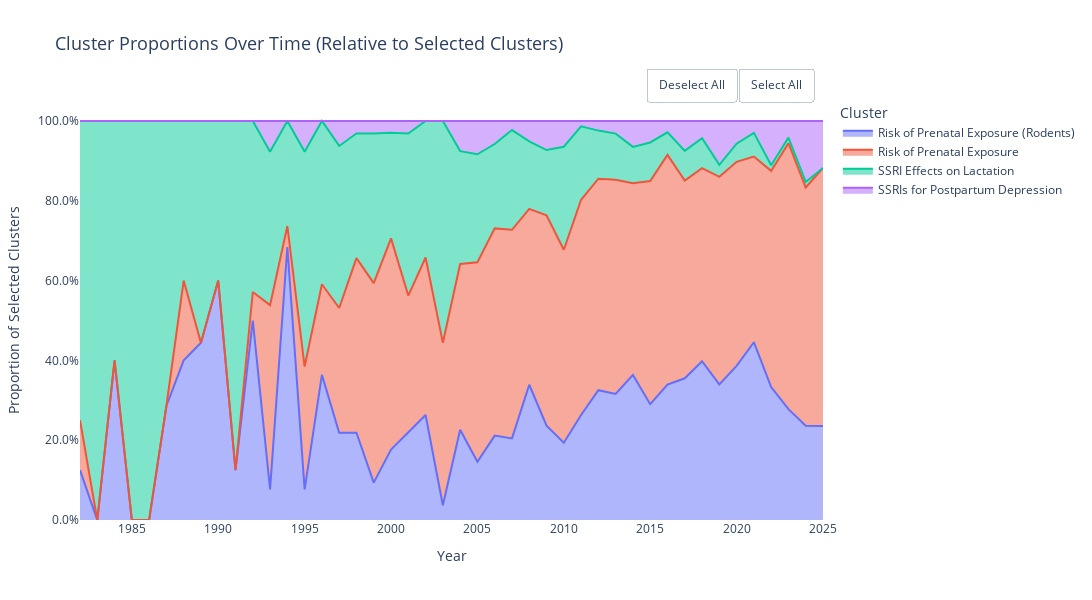

Notebook cell for this chart:
### Code cell
fig_perinatal_subset

### Figure 1 — Plotly figure (JSON) as saved in the notebook; plotly's stock layout.template omitted (floating-point values rounded to 4 significant figures)
{"data": [{"fillpattern": {"shape": ""}, "hovertemplate": "<b>%{fullData.name}</b><br>Year: %{x}<br>Proportion: %{y:.2%}<extra></extra>", "legendgroup": "Risk of Prenatal Exposure (Rodents)", "line": {"color": "#636EFA"}, "marker": {"symbol": "circle"}, "mode": "lines", "name": "Risk of Prenatal Exposure (Rodents)", "orientation": "v", "showlegend": true, "stackgroup": "1", "type": "scatter", "x": [1982, 1983, 1984, 1985, 1986, 1987, 1988, 1989, 1990, 1991, 1992, 1993, 1994, 1995, 1996, 1997, 1998, 1999, 2000, 2001, 2002, 2003, 2004, 2005, 2006, 2007, 2008, 2009, 2010, 2011, 2012, 2013, 2014, 2015, 2016, 2017, 2018, 2019, 2020, 2021, 2022, 2023, 2024, 2025], "xaxis": "x", "y": [0.125, 0.0, 0.4, 0.0, 0.0, 0.2857, 0.4, 0.4444, 0.6, 0.125, 0.5, 0.07692, 0.6842, 0.07692, 0.3636, 0.2188, 0.2188, 0.09375, 0.1765, 0.2188, 0.2632, 0.03704, 0.2264, 0.1458, 0.2115, 0.2045, 0.339, 0.2364, 0.1935, 0.2632, 0.3253, 0.3158, 0.3636, 0.2903, 0.3396, 0.3551, 0.3978, 0.34, 0.3864, 0.4455, 0.3333, 0.2778, 0.2361, 0.2353], "yaxis": "y"}, {"fillpattern": {"shape": ""}, "hovertemplate": "<b>%{fullData.name}</b><br>Year: %{x}<br>Proportion: %{y:.2%}<extra></extra>", "legendgroup": "Risk of Prenatal Exposure", "line": {"color": "#EF553B"}, "marker": {"symbol": "circle"}, "mode": "lines", "name": "Risk of Prenatal Exposure", "orientation": "v", "showlegend": true, "stackgroup": "1", "type": "scatter", "x": [1982, 1983, 1984, 1985, 1986, 1987, 1988, 1989, 1990, 1991, 1992, 1993, 1994, 1995, 1996, 1997, 1998, 1999, 2000, 2001, 2002, 2003, 2004, 2005, 2006, 2007, 2008, 2009, 2010, 2011, 2012, 2013, 2014, 2015, 2016, 2017, 2018, 2019, 2020, 2021, 2022, 2023, 2024, 2025], "xaxis": "x", "y": [0.125, 0.0, 0.0, 0.0, 0.0, 0.0, 0.2, 0.0, 0.0, 0.0, 0.07143, 0.4615, 0.05263, 0.3077, 0.2273, 0.3125, 0.4375, 0.5, 0.5294, 0.3438, 0.3947, 0.4074, 0.4151, 0.5, 0.5192, 0.5227, 0.4407, 0.5273, 0.4839, 0.5395, 0.5301, 0.5368, 0.4805, 0.5591, 0.5755, 0.4953, 0.4839, 0.52, 0.5114, 0.4653, 0.5417, 0.6667, 0.5972, 0.6471], "yaxis": "y"}, {"fillpattern": {"shape": ""}, "hovertemplate": "<b>%{fullData.name}</b><br>Year: %{x}<br>Proportion: %{y:.2%}<extra></extra>", "legendgroup": "SSRI Effects on Lactation", "line": {"color": "#00CC96"}, "marker": {"symbol": "circle"}, "mode": "lines", "name": "SSRI Effects on Lactation", "orientation": "v", "showlegend": true, "stackgroup": "1", "type": "scatter", "x": [1982, 1983, 1984, 1985, 1986, 1987, 1988, 1989, 1990, 1991, 1992, 1993, 1994, 1995, 1996, 1997, 1998, 1999, 2000, 2001, 2002, 2003, 2004, 2005, 2006, 2007, 2008, 2009, 2010, 2011, 2012, 2013, 2014, 2015, 2016, 2017, 2018, 2019, 2020, 2021, 2022, 2023, 2024, 2025], "xaxis": "x", "y": [0.75, 1.0, 0.6, 1.0, 1.0, 0.7143, 0.4, 0.5556, 0.4, 0.875, 0.4286, 0.3846, 0.2632, 0.5385, 0.4091, 0.4062, 0.3125, 0.375, 0.2647, 0.4062, 0.3421, 0.5556, 0.283, 0.2708, 0.2115, 0.25, 0.1695, 0.1636, 0.2581, 0.1842, 0.1205, 0.1158, 0.09091, 0.09677, 0.0566, 0.07477, 0.07527, 0.03, 0.04545, 0.05941, 0.01389, 0.01389, 0.01389, 0.0], "yaxis": "y"}, {"fillpattern": {"shape": ""}, "hovertemplate": "<b>%{fullData.name}</b><br>Year: %{x}<br>Proportion: %{y:.2%}<extra></extra>", "legendgroup": "SSRIs for Postpartum Depression", "line": {"color": "#AB63FA"}, "marker": {"symbol": "circle"}, "mode": "lines", "name": "SSRIs for Postpartum Depression", "orientation": "v", "showlegend": true, "stackgroup": "1", "type": "scatter", "x": [1982, 1983, 1984, 1985, 1986, 1987, 1988, 1989, 1990, 1991, 1992, 1993, 1994, 1995, 1996, 1997, 1998, 1999, 2000, 2001, 2002, 2003, 2004, 2005, 2006, 2007, 2008, 2009, 2010, 2011, 2012, 2013, 2014, 2015, 2016, 2017, 2018, 2019, 2020, 2021, 2022, 2023, 2024, 2025], "xaxis": "x", "y": [0.0, 0.0, 0.0, 0.0, 0.0, 0.0, 0.0, 0.0, 0.0, 0.0, 0.0, 0.07692, 0.0, 0.07692, 0.0, 0.0625, 0.03125, 0.03125, 0.02941, 0.03125, 0.0, 0.0, 0.07547, 0.08333, 0.05769, 0.02273, 0.05085, 0.07273, 0.06452, 0.01316, 0.0241, 0.03158, 0.06494, 0.05376, 0.0283, 0.07477, 0.04301, 0.11, 0.05682, 0.0297, 0.1111, 0.04167, 0.1528, 0.1176], "yaxis": "y"}], "layout": {"height": 600, "hovermode": "closest", "legend": {"font": {"size": 12}, "orientation": "v", "title": {"font": {"size": 14}, "text": "Cluster"}, "tracegroupgap": 0, "traceorder": "normal", "x": 1.02, "xanchor": "left", "y": 1, "yanchor": "top"}, "margin": {"r": 150}, "plot_bgcolor": "white", "title": {"font": {"size": 18}, "text": "Cluster Proportions Over Time (Relative to Selected Clusters)"}, "updatemenus": [{"buttons": [{"args": [{"visible": "legendonly"}], "label": "Deselect All", "method": "restyle"}, {"args": [{"visible": true}], "label": "Select All", "method": "restyle"}], "direction": "left", "pad": {"r": 10, "t": 10}, "showactive": false, "type": "buttons", "x": 1, "xanchor": "right", "y": 1.1, "yanchor": "top"}], "width": 1200, "xaxis": {"anchor": "y", "domain": [0, 1], "title": {"font": {"size": 14}, "text": "Year"}}, "yaxis": {"anchor": "x", "domain": [0, 1], "tickformat": ".1%", "title": {"font": {"size": 14}, "text": "Proportion of Selected Clusters"}}}}
